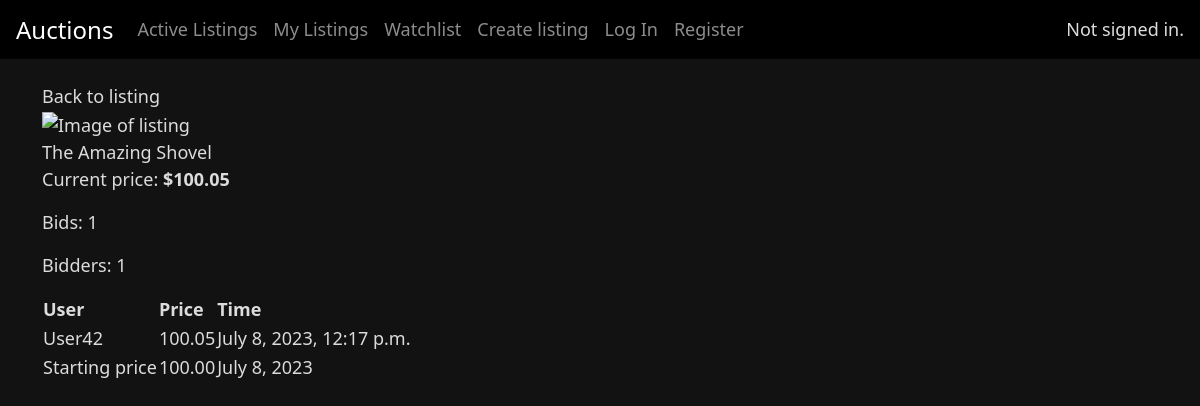
/1/bids, run on an earlier commit of the app's database.
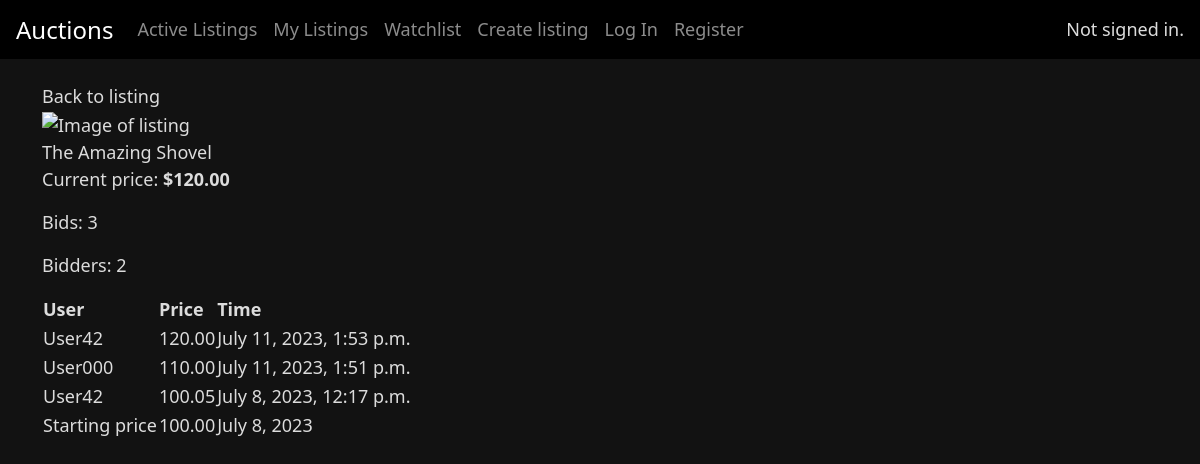
And on a later commit of the database.
### auctions/models.py (models this page shows, shortened)
class Listing(models.Model):
    owner = models.ForeignKey(User, on_delete=models.CASCADE, related_name="owner")
    title = models.CharField(max_length=64)
    description = models.TextField()
    start_bid = models.DecimalField(max_digits=20, decimal_places=2)
    image = models.URLField(max_length=256)
    bids = models.ManyToManyField(Bid, blank=True, related_name="bids")
    time = models.OneToOneField(Time, on_delete=models.SET_NULL, null=True)
    condition = models.CharField(
        max_length=16, null=True, choices=CONDITION_CHOICES
    )
    category = models.CharField(
        max_length=32, default=None, null=True, blank=True, choices=CATEGORY_CHOICES
    )
    active_status = models.CharField(
        max_length=16, default="active", choices=STATUS_CHOICES
    )
    watchlist = models.ManyToManyField(User, blank=True, related_name="watching_users")
    comments = models.ManyToManyField(Comment, blank=True, related_name="comments")
    winner = models.OneToOneField(
        User, on_delete=models.SET_NULL, blank=True, null=True, default=None
    )

class Bid(models.Model):
    price = models.DecimalField(max_digits=10, decimal_places=2)
    time = models.DateTimeField(auto_now=True)
    user = models.ForeignKey(User, on_delete=models.CASCADE, related_name="user")

class User(AbstractUser):
    pass

class Time(models.Model):
    update_time = models.DateField(auto_now=True)
    creation_time = models.DateField(auto_now=True)

### auctions/views.py (the view)
# urls.py: path("<int:listing_id>/bids", views.bids, name="bids"),
def bids(request, listing_id):
    if request.method == "GET":
        listing = Listing.objects.get(pk=listing_id)
        bids = listing.bids.all().order_by('-price')
        return render(request, "auctions/bids.html", {
            "bids": bids,
            "listing": listing,
            "bidders": listing.bids.values('user').distinct().count(),
        })

### auctions/templates/auctions/bids.html
{% extends 'auctions/layout.html' %}
{% block body %}
    <section>
        <a href="{% url 'listing' listing.id %}">Back to listing</a>
        <div>
            {% if listing.image %}
                <div>
                    <img style="width:200px" src="{{ listing.image }}" alt="Image of listing">
                </div>
            {% endif %}
            <div>
                {{ listing.title}}
            </div>
        </div>
        <div>
            <p>
                Current price:
                <strong>
                    {% if bids.exists %}
                        ${{ bids.first.price }}
                    {% else %}
                        ${{ listing.start_bid }}
                    {% endif %}
                </strong>
            </p>
            <p>Bids: {{ bids.count }}</p>
            <p>Bidders: {{ bidders }}</p>
        </div>
    </section>
    <section>
        <table>
            <tr>
                <th>User</th>
                <th>Price</th>
                <th>Time</th>
            </tr>
            {% for bid in bids %}
                <tr>
                    <td>{{ bid.user.username }}</td>
                    <td>{{ bid.price }}</td>
                    <td>{{ bid.time }}</td>
                </tr>
            {% endfor %}
            <tr>
                <td>Starting price</td>
                <td>{{ listing.start_bid }}</td>
                <td>{{ listing.time.creation_time }}</td>
            </tr>
        </table>
    </section>
{% endblock body %}

### auctions/templates/auctions/layout.html (shortened to what this page needs)
{% load static %}
<!DOCTYPE html>
<html lang="en">
    <head>
        <link href="{% static 'auctions/scss/styles.css' %}" rel="stylesheet">
    </head>
    <body>
        <nav class="navbar navbar-expand-lg navbar-dark sticky-top bg-accent d-flex justify-content-between px-3">
            <a class="navbar-brand" href="{% url 'index' %}">Auctions</a>
            <div class="collapse navbar-collapse flex-shrink-1" id="navbarNavDropdown">
                <ul class="navbar-nav mr-auto">
                    <li class="nav-item">
                        <a class="nav-link" href="{% url 'index' %}">Active Listings</a>
                    </li>
                    <li class="nav-item">
                        <a class="nav-link" href="{% url 'my_listings' %}">My Listings</a>
                    </li>
                    <li class="nav-item">
                        <a class="nav-link" href="{% url 'my_watchlist' %}">Watchlist</a>
                    </li>
                    <li class="nav-item">
                        <a class="nav-link" href="{% url 'listing_create' %}">Create listing</a>
                    </li>
                    {% if user.is_authenticated %}
                        <li class="nav-item">
                            <a class="nav-link" href="{% url 'logout' %}">Log Out</a>
                        </li>
                    {% else %}
                        <li class="nav-item">
                            <a class="nav-link" href="{% url 'login' %}">Log In</a>
                        </li>
                        <li class="nav-item">
                            <a class="nav-link" href="{% url 'register' %}">Register</a>
                        </li>
                    {% endif %}
                </ul>
            </div>
            <div id="computer-authenticated">
                {% if user.is_authenticated %}
                    Signed in as <strong>{{ user.username }}</strong>
                {% else %}
                    Not signed in.
                {% endif %}
            </div>
        </nav>
        <main class="container-md mt-4">
            {% block body %}
            {% endblock %}
        </main>
    </body>
</html>

What changed in the data, as far as the page shows it:
added Bid: first.price "120.00", user.username "User42", price "120.00", time "July 11, 2023, 1:53 p.m."
added Bid: user.username "User000", price "110.00", time "July 11, 2023, 1:51 p.m."
Also different on the page:
{{ bids.count }}: "1" → "3"
{{ bidders }}: "1" → "2"
{{ bids.first.price }}: "100.05" → "120.00"
